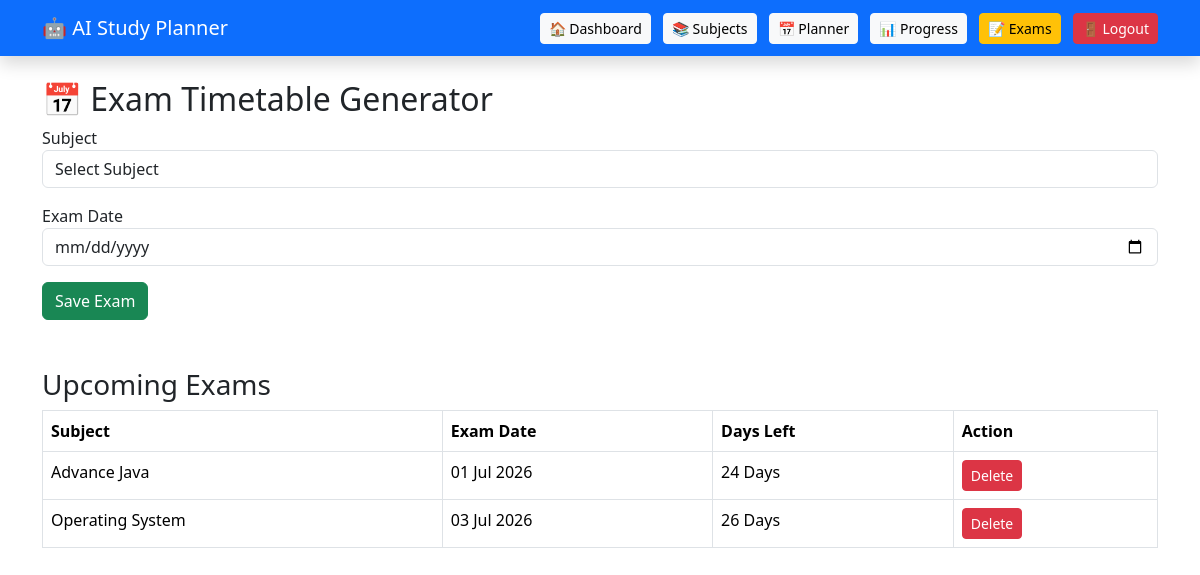
Page /exam.php (signed in) on the committed database.
### tables this page shows
CREATE TABLE `exams` (
  `id` int(11) NOT NULL,
  `subject_name` varchar(100) DEFAULT NULL,
  `exam_date` date DEFAULT NULL,
  `user_id` int(11) DEFAULT NULL
);

### exam.php (the view, shortened to what this page needs)
<?php
include("db.php");
$user_id = $_SESSION['user_id'];
?>
<!DOCTYPE html>
<html>
<head>
<link href="https://cdn.jsdelivr.net/npm/bootstrap@5.3.3/dist/css/bootstrap.min.css" rel="stylesheet">
</head>
<body>
    <nav class="navbar navbar-expand-lg navbar-dark bg-primary shadow">
<div class="container">
<a class="navbar-brand" href="dashboard.php">
🤖 AI Study Planner
</a>
<div>
<a href="dashboard.php" class="btn btn-light btn-sm me-2">
🏠 Dashboard
</a>
<a href="subjects.php" class="btn btn-light btn-sm me-2">
📚 Subjects
</a>
<a href="planner.php" class="btn btn-light btn-sm me-2">
📅 Planner
</a>
<a href="progress.php" class="btn btn-light btn-sm me-2">
📊 Progress
</a>
<a href="exam.php" class="btn btn-warning btn-sm me-2">
📝 Exams
</a>
<a href="logout.php" class="btn btn-danger btn-sm">
🚪 Logout
</a>
</div>
</div>
</nav>
<div class="container mt-4">
<h2>📅 Exam Timetable Generator</h2>
<form method="POST">
<label>Subject</label>
<select name="subject_name" class="form-control mb-3" required>
<option value="">Select Subject</option>
</select>
<label>Exam Date</label>
<input type="date"
name="exam_date"
class="form-control mb-3"
required>
<button type="submit"
name="save"
class="btn btn-success">
Save Exam
</button>
</form>
<h3 class="mt-5">Upcoming Exams</h3>
<table class="table table-bordered">
<tr>
<th>Subject</th>
<th>Exam Date</th>
<th>Days Left</th>
<th>Action</th>
</tr>
<?php
$examResult = mysqli_query($conn,
"SELECT * FROM exams
WHERE user_id='$user_id'
ORDER BY exam_date ASC");
while($exam = mysqli_fetch_assoc($examResult))
{
    $today = strtotime(date("Y-m-d"));
    $examDay = strtotime($exam['exam_date']);
    $daysLeft = ceil(($examDay - $today) / (60 * 60 * 24));
?>
<tr>
<td><?php echo $exam['subject_name']; ?></td>
<td>
<?php echo date("d M Y",
strtotime($exam['exam_date'])); ?>
</td>
<td>
<?php echo $daysLeft; ?> Days
</td>
<td>
<a href="delete_exam.php?id=<?php echo $exam['id']; ?>"
class="btn btn-danger btn-sm">
Delete
</a>
</td>
</tr>
<?php
}
?>
</table>
</div>
</body>
</html>

### rows in the picture
exams: subject_name "Advance Java", exam_date "01 Jul 2026"
exams: subject_name "Operating System", exam_date "03 Jul 2026"
